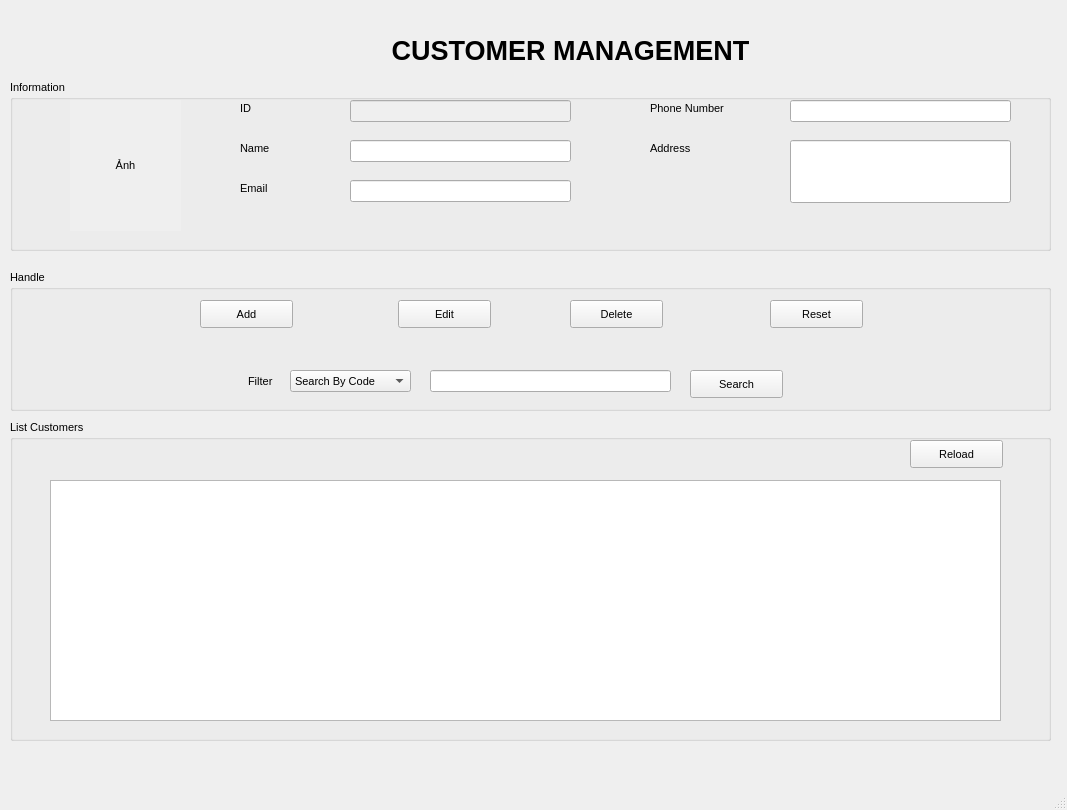
<?xml version="1.0" encoding="UTF-8"?>
<ui version="4.0">
 <class>MainWindow</class>
 <widget class="QMainWindow" name="MainWindow">
  <property name="geometry">
   <rect>
    <x>0</x>
    <y>0</y>
    <width>1067</width>
    <height>810</height>
   </rect>
  </property>
  <property name="windowTitle">
   <string>MainWindow</string>
  </property>
  <widget class="QWidget" name="centralwidget">
   <widget class="QLabel" name="label_8">
    <property name="geometry">
     <rect>
      <x>340</x>
      <y>30</y>
      <width>461</width>
      <height>41</height>
     </rect>
    </property>
    <property name="font">
     <font>
      <pointsize>20</pointsize>
      <weight>75</weight>
      <bold>true</bold>
     </font>
    </property>
    <property name="text">
     <string>CUSTOMER MANAGEMENT</string>
    </property>
    <property name="alignment">
     <set>Qt::AlignCenter</set>
    </property>
   </widget>
   <widget class="QGroupBox" name="groupBox_3">
    <property name="geometry">
     <rect>
      <x>10</x>
      <y>420</y>
      <width>1041</width>
      <height>321</height>
     </rect>
    </property>
    <property name="font">
     <font>
      <pointsize>8</pointsize>
     </font>
    </property>
    <property name="title">
     <string>List Customers</string>
    </property>
    <widget class="QTableWidget" name="tblCustomer">
     <property name="geometry">
      <rect>
       <x>40</x>
       <y>60</y>
       <width>951</width>
       <height>241</height>
      </rect>
     </property>
    </widget>
    <widget class="QPushButton" name="btnReload">
     <property name="geometry">
      <rect>
       <x>900</x>
       <y>20</y>
       <width>93</width>
       <height>28</height>
      </rect>
     </property>
     <property name="text">
      <string>Reload</string>
     </property>
    </widget>
   </widget>
   <widget class="QGroupBox" name="groupBox_2">
    <property name="geometry">
     <rect>
      <x>10</x>
      <y>270</y>
      <width>1041</width>
      <height>141</height>
     </rect>
    </property>
    <property name="font">
     <font>
      <pointsize>8</pointsize>
     </font>
    </property>
    <property name="title">
     <string>Handle</string>
    </property>
    <widget class="QLineEdit" name="txtSearch">
     <property name="geometry">
      <rect>
       <x>420</x>
       <y>100</y>
       <width>241</width>
       <height>22</height>
      </rect>
     </property>
     <property name="font">
      <font>
       <pointsize>8</pointsize>
      </font>
     </property>
    </widget>
    <widget class="QPushButton" name="btnSearch">
     <property name="geometry">
      <rect>
       <x>680</x>
       <y>100</y>
       <width>93</width>
       <height>28</height>
      </rect>
     </property>
     <property name="font">
      <font>
       <pointsize>8</pointsize>
      </font>
     </property>
     <property name="text">
      <string>Search</string>
     </property>
    </widget>
    <widget class="QPushButton" name="btnAdd">
     <property name="geometry">
      <rect>
       <x>190</x>
       <y>30</y>
       <width>93</width>
       <height>28</height>
      </rect>
     </property>
     <property name="text">
      <string>Add</string>
     </property>
    </widget>
    <widget class="QPushButton" name="btnEdit">
     <property name="geometry">
      <rect>
       <x>388</x>
       <y>30</y>
       <width>93</width>
       <height>28</height>
      </rect>
     </property>
     <property name="text">
      <string>Edit</string>
     </property>
    </widget>
    <widget class="QPushButton" name="btnDelete">
     <property name="geometry">
      <rect>
       <x>560</x>
       <y>30</y>
       <width>93</width>
       <height>28</height>
      </rect>
     </property>
     <property name="text">
      <string>Delete</string>
     </property>
    </widget>
    <widget class="QPushButton" name="btnReset">
     <property name="geometry">
      <rect>
       <x>760</x>
       <y>30</y>
       <width>93</width>
       <height>28</height>
      </rect>
     </property>
     <property name="text">
      <string>Reset</string>
     </property>
    </widget>
    <widget class="QLabel" name="label_9">
     <property name="geometry">
      <rect>
       <x>238</x>
       <y>103</y>
       <width>35</width>
       <height>16</height>
      </rect>
     </property>
     <property name="text">
      <string>Filter</string>
     </property>
    </widget>
    <widget class="QComboBox" name="cbxFilter">
     <property name="geometry">
      <rect>
       <x>280</x>
       <y>100</y>
       <width>121</width>
       <height>22</height>
      </rect>
     </property>
     <item>
      <property name="text">
       <string>Search By Code</string>
      </property>
     </item>
     <item>
      <property name="text">
       <string>Search By Name</string>
      </property>
     </item>
    </widget>
   </widget>
   <widget class="QGroupBox" name="groupBox">
    <property name="geometry">
     <rect>
      <x>10</x>
      <y>80</y>
      <width>1041</width>
      <height>171</height>
     </rect>
    </property>
    <property name="font">
     <font>
      <pointsize>8</pointsize>
     </font>
    </property>
    <property name="title">
     <string>Information</string>
    </property>
    <widget class="QLabel" name="label">
     <property name="geometry">
      <rect>
       <x>230</x>
       <y>20</y>
       <width>81</width>
       <height>16</height>
      </rect>
     </property>
     <property name="font">
      <font>
       <pointsize>8</pointsize>
      </font>
     </property>
     <property name="text">
      <string>ID</string>
     </property>
    </widget>
    <widget class="QLabel" name="label_2">
     <property name="geometry">
      <rect>
       <x>230</x>
       <y>60</y>
       <width>91</width>
       <height>16</height>
      </rect>
     </property>
     <property name="font">
      <font>
       <pointsize>8</pointsize>
      </font>
     </property>
     <property name="text">
      <string>Name</string>
     </property>
    </widget>
    <widget class="QLabel" name="label_3">
     <property name="geometry">
      <rect>
       <x>230</x>
       <y>100</y>
       <width>55</width>
       <height>16</height>
      </rect>
     </property>
     <property name="font">
      <font>
       <pointsize>8</pointsize>
      </font>
     </property>
     <property name="text">
      <string>Email</string>
     </property>
    </widget>
    <widget class="QLabel" name="label_4">
     <property name="geometry">
      <rect>
       <x>640</x>
       <y>60</y>
       <width>71</width>
       <height>16</height>
      </rect>
     </property>
     <property name="font">
      <font>
       <pointsize>8</pointsize>
      </font>
     </property>
     <property name="text">
      <string>Address</string>
     </property>
    </widget>
    <widget class="QLabel" name="label_5">
     <property name="geometry">
      <rect>
       <x>60</x>
       <y>20</y>
       <width>111</width>
       <height>131</height>
      </rect>
     </property>
     <property name="font">
      <font>
       <pointsize>8</pointsize>
      </font>
     </property>
     <property name="mouseTracking">
      <bool>false</bool>
     </property>
     <property name="layoutDirection">
      <enum>Qt::LeftToRight</enum>
     </property>
     <property name="autoFillBackground">
      <bool>true</bool>
     </property>
     <property name="text">
      <string>Ảnh</string>
     </property>
     <property name="scaledContents">
      <bool>false</bool>
     </property>
     <property name="alignment">
      <set>Qt::AlignCenter</set>
     </property>
     <property name="margin">
      <number>0</number>
     </property>
     <property name="indent">
      <number>-1</number>
     </property>
    </widget>
    <widget class="QLineEdit" name="txtID">
     <property name="enabled">
      <bool>false</bool>
     </property>
     <property name="geometry">
      <rect>
       <x>340</x>
       <y>20</y>
       <width>221</width>
       <height>22</height>
      </rect>
     </property>
     <property name="font">
      <font>
       <pointsize>8</pointsize>
      </font>
     </property>
    </widget>
    <widget class="QLineEdit" name="txtName">
     <property name="geometry">
      <rect>
       <x>340</x>
       <y>60</y>
       <width>221</width>
       <height>22</height>
      </rect>
     </property>
     <property name="font">
      <font>
       <pointsize>8</pointsize>
      </font>
     </property>
    </widget>
    <widget class="QLineEdit" name="txtEmail">
     <property name="geometry">
      <rect>
       <x>340</x>
       <y>100</y>
       <width>221</width>
       <height>22</height>
      </rect>
     </property>
     <property name="font">
      <font>
       <pointsize>8</pointsize>
      </font>
     </property>
    </widget>
    <widget class="QLineEdit" name="txtAddress">
     <property name="geometry">
      <rect>
       <x>780</x>
       <y>60</y>
       <width>221</width>
       <height>63</height>
      </rect>
     </property>
     <property name="font">
      <font>
       <pointsize>8</pointsize>
      </font>
     </property>
    </widget>
    <widget class="QLabel" name="label_7">
     <property name="geometry">
      <rect>
       <x>640</x>
       <y>20</y>
       <width>121</width>
       <height>16</height>
      </rect>
     </property>
     <property name="font">
      <font>
       <pointsize>8</pointsize>
      </font>
     </property>
     <property name="text">
      <string>Phone Number</string>
     </property>
    </widget>
    <widget class="QLineEdit" name="txtPhone">
     <property name="geometry">
      <rect>
       <x>780</x>
       <y>20</y>
       <width>221</width>
       <height>22</height>
      </rect>
     </property>
     <property name="font">
      <font>
       <pointsize>8</pointsize>
      </font>
     </property>
    </widget>
   </widget>
   <widget class="QLabel" name="txtUserName">
    <property name="enabled">
     <bool>false</bool>
    </property>
    <property name="geometry">
     <rect>
      <x>908</x>
      <y>10</y>
      <width>141</width>
      <height>20</height>
     </rect>
    </property>
    <property name="sizePolicy">
     <sizepolicy hsizetype="Preferred" vsizetype="Preferred">
      <horstretch>0</horstretch>
      <verstretch>0</verstretch>
     </sizepolicy>
    </property>
    <property name="font">
     <font>
      <pointsize>12</pointsize>
      <weight>75</weight>
      <bold>true</bold>
     </font>
    </property>
    <property name="layoutDirection">
     <enum>Qt::LeftToRight</enum>
    </property>
    <property name="text">
     <string/>
    </property>
    <property name="alignment">
     <set>Qt::AlignRight|Qt::AlignTrailing|Qt::AlignVCenter</set>
    </property>
   </widget>
  </widget>
  <widget class="QMenuBar" name="menubar">
   <property name="geometry">
    <rect>
     <x>0</x>
     <y>0</y>
     <width>1067</width>
     <height>26</height>
    </rect>
   </property>
  </widget>
  <widget class="QStatusBar" name="statusbar"/>
 </widget>
 <resources/>
 <connections/>
</ui>
